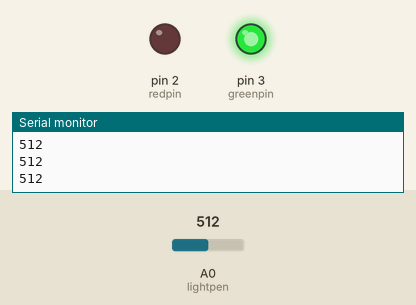
Bench run of a sketch on a simulated Arduino Uno, built with avr-gcc and run on an emulated ATmega328P. Shown: output pins drawn as LEDs (lit = HIGH), the last lines printed to the serial monitor. The inputs (shaded band) are chosen by the test bench; at power-on: A0 (lightpen) = 512.

Above: at 1.2 s.
1.3 s: A0 (lightpen) set to 356
2.9 s: A0 (lightpen) set to 340
At 3.9 s:
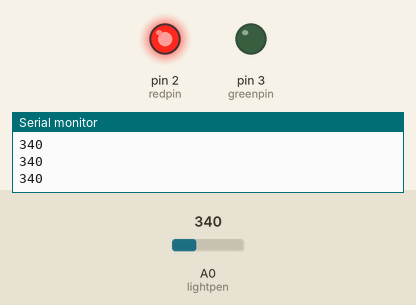
4.7 s: A0 (lightpen) set to 360
At 5.9 s:
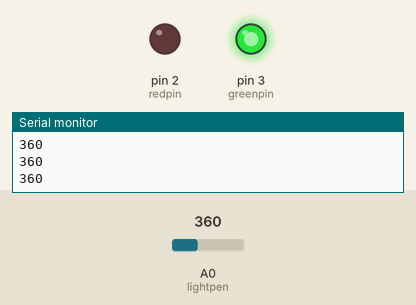
6.5 s: A0 (lightpen) set to 306
At 7.9 s:
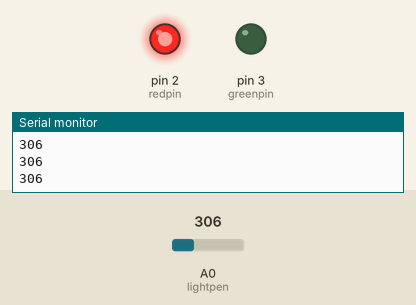
Timing chart, 0 to 9.2 s (numbered marks = the images above; inputs shaded):
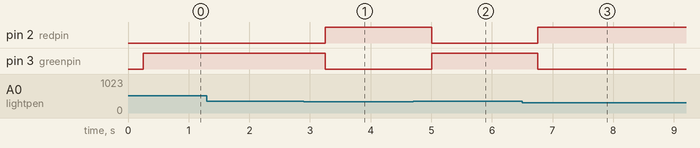

Measured:
- the behaviour switches between 350 and 349 on A0 (lightpen) (found by bisection; images 0 and 1)
- after the input at 2.9 s, pin 2 (redpin): LOW → HIGH after 0.35 s; pin 3 (greenpin): HIGH → LOW after 0.35 s
- after the input at 4.7 s, pin 2 (redpin): HIGH → LOW after 0.31 s; pin 3 (greenpin): LOW → HIGH after 0.31 s
- after the input at 6.5 s, pin 2 (redpin): LOW → HIGH after 0.26 s; pin 3 (greenpin): HIGH → LOW after 0.26 s

The sketch:

photoresistor_1.ino
```cpp
int lightpen=A0;
int lightval;
int dv=250;
int redpin=2;
int greenpin=3;
 void setup() {
  // put your setup code here, to run once:

//ohms law is used to detect the current because the higher the light the higher the current the lower the resistor so the sensor resistor + the resistor added will be used and the 5v supplied will be used using ohms law
//PIN 1 is used to supply 5v to the LDR the LDR is connected to the 5k resistor
pinMode(1, OUTPUT);
//pin 13 is set as 0 to get feedback from the circuit it is place between the LDR and 5k resistor to measure the voltage as we cant get the current directly so we can use ohms law to calculate the current
pinMode(lightpen, INPUT);
pinMode(redpin, OUTPUT);
pinMode(greenpin, OUTPUT);
Serial.begin(9600);
 }
void loop() {
  // put your main code here, to run repeatedly:
lightval=analogRead(lightpen);
Serial.println(lightval);
delay(dv);
if (lightval>350){
  digitalWrite(greenpin, HIGH);
  digitalWrite(redpin, LOW);
}
if (lightval<350){
  digitalWrite(redpin, HIGH);
  digitalWrite(greenpin, LOW);

}
}
```
